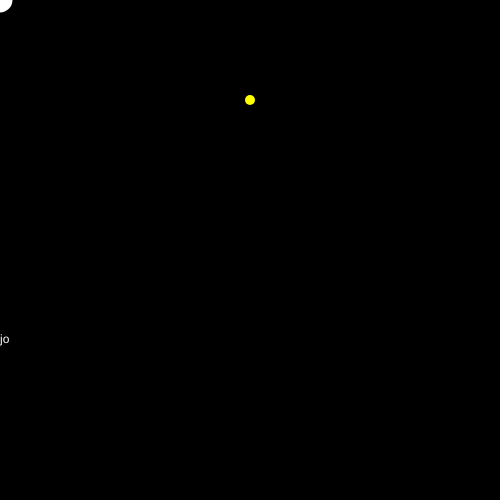
Frame 1 (no input)
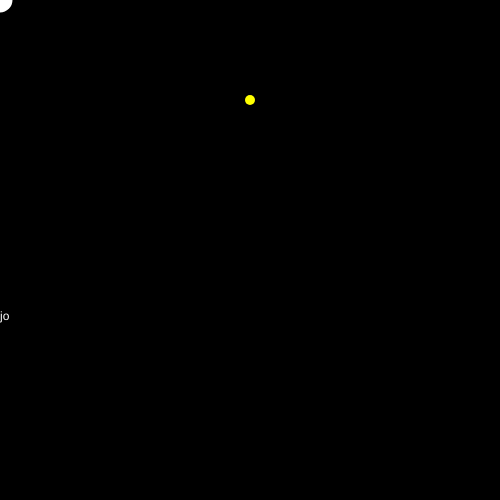
Frame 60 (no input)
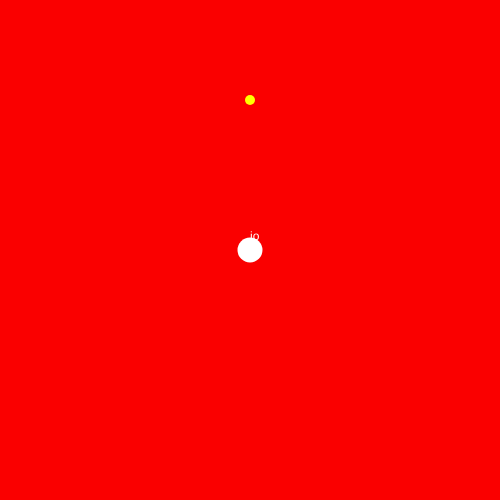
Frame 120 (the mouse pressed at the canvas centre since frame 60)

The p5.js sketch that drew these frames (run headless with seeded random() and noise() and a simulated clock; from frame 60 on, the mouse is pressed at the canvas centre):

// p5.js sketch
// ── sketch.js
function setup() {
  // put setup code here
  createCanvas(500,500);
  background (255,0,0);
  stroke(0,150,0);
  strokeWeight(5);
  fill ("#FF234D");
  ellipse(75,50,100,100);
  fill (255,141,224,120);
  rect(100,0,100,100);
  rect(0,100,100,100);
  fill (0,0,100);
  ellipse(150,150,100,100);
  line(0,0,500,500);
  strokeWeight(3);
  line(0,500,500,0);
  point(50,50);
}

function draw() {
  background(mouseY,0,0);
  stroke("yellow");
  strokeWeight(10);
  point(250,100);
  // put drawing code here
  fill("white");
  noStroke();
  ellipse(mouseX,mouseY,25,25)
  text("jo",mouseY,random(200,400));


}
